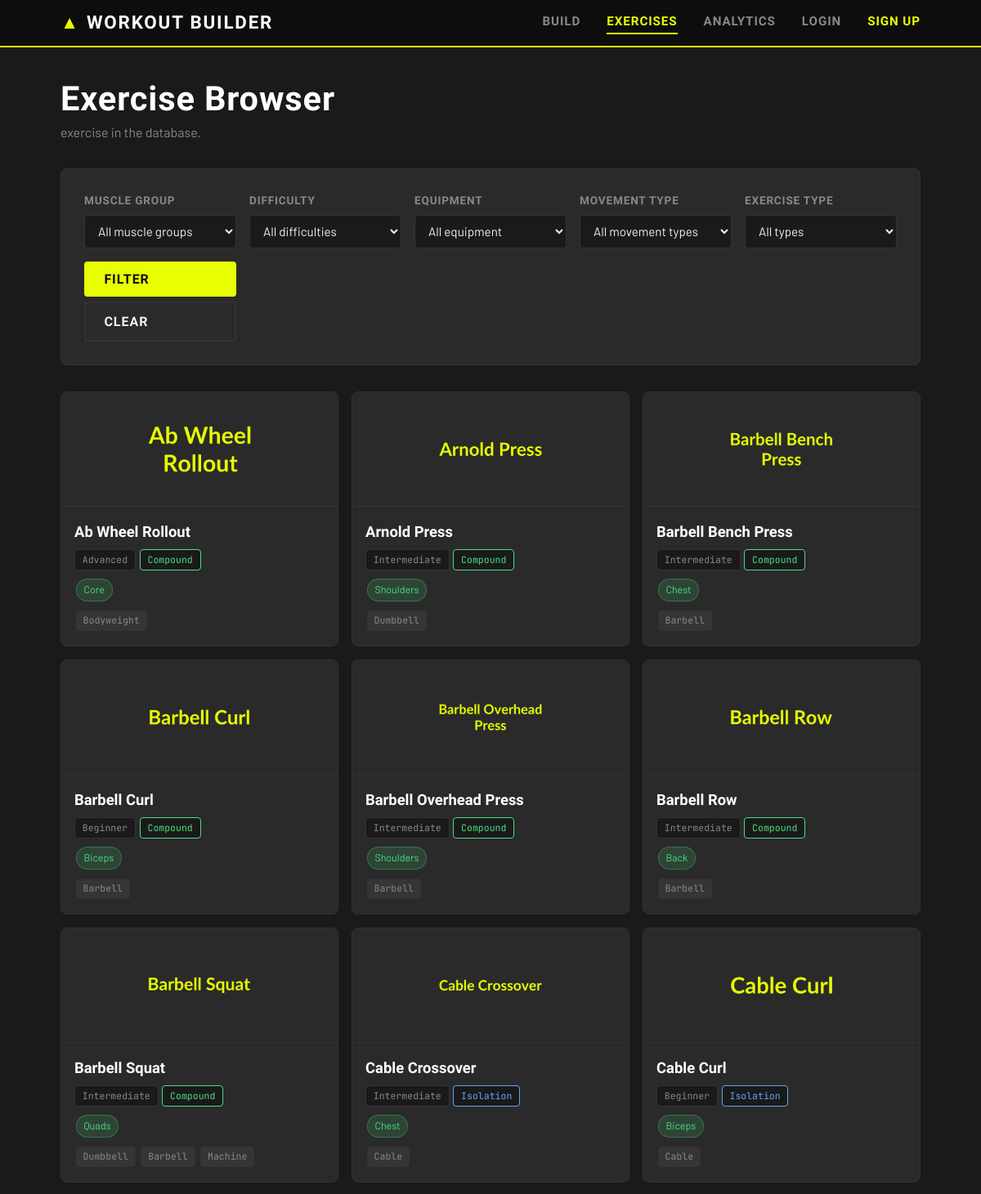
The page /exercises/ (upper part) on the database its author committed.
### workouts/models.py (models this page shows, shortened)
class MuscleGroup(models.Model):
    muscle_group_id = models.AutoField(primary_key=True)
    name            = models.CharField(max_length=100)
    region          = models.CharField(max_length=100)          # e.g. "Upper Body"
    movement_category = models.CharField(max_length=100)        # e.g. "Push", "Pull", "Legs"
    class Meta:
        ordering = ['movement_category', 'name']
    def __str__(self):
        return self.name

class DifficultyLevel(models.Model):
    difficulty_id = models.AutoField(primary_key=True)
    name          = models.CharField(max_length=50)
    order_rank    = models.PositiveSmallIntegerField()           # 1 = easiest
    class Meta:
        ordering = ['order_rank']
    def __str__(self):
        return self.name

class Equipment(models.Model):
    equipment_id = models.AutoField(primary_key=True)
    name         = models.CharField(max_length=100)
    class Meta:
        ordering = ['name']
    def __str__(self):
        return self.name

class MovementType(models.Model):
    movement_type_id = models.AutoField(primary_key=True)
    name             = models.CharField(max_length=100)
    description      = models.TextField(blank=True)
    class Meta:
        ordering = ['name']
    def __str__(self):
        return self.name

class Exercise(models.Model):
    exercise_id   = models.AutoField(primary_key=True)
    name          = models.CharField(max_length=200)
    description   = models.TextField(blank=True)
    difficulty    = models.ForeignKey(
                        DifficultyLevel,
                        on_delete=models.PROTECT,
                        related_name='exercises'
                    )
    movement_type = models.ForeignKey(
                        MovementType,
                        on_delete=models.PROTECT,
                        related_name='exercises'
                    )
    image         = models.ForeignKey(
                        ExerciseImage,
                        on_delete=models.SET_NULL,
                        null=True, blank=True,
                        related_name='exercises'
                    )
    is_compound   = models.BooleanField(default=False)
    default_sets  = models.PositiveSmallIntegerField(default=3)
    default_reps  = models.PositiveSmallIntegerField(default=10)
    instructions  = models.TextField(blank=True)
    class Meta:
        ordering = ['name']

class ExerciseImage(models.Model):
    image_id        = models.AutoField(primary_key=True)
    image_path      = models.CharField(max_length=300)          # e.g. "images/exercises/pushup.png"
    caption         = models.CharField(max_length=200, blank=True)
    style_type      = models.CharField(max_length=100, blank=True)    # e.g. "anatomical_bw_red"
    highlight_notes = models.TextField(blank=True)

class ExerciseMuscleGroup(models.Model):
    class Role(models.TextChoices):
        PRIMARY    = 'primary',    'Primary'
        SECONDARY  = 'secondary',  'Secondary'
        STABILIZER = 'stabilizer', 'Stabilizer'
    exercise     = models.ForeignKey(
                       Exercise,
                       on_delete=models.CASCADE,
                       related_name='exercise_muscle_groups'
                   )
    muscle_group = models.ForeignKey(
                       MuscleGroup,
                       on_delete=models.CASCADE,
                       related_name='exercise_muscle_groups'
                   )
    role         = models.CharField(
                       max_length=20,
                       choices=Role.choices,
                       default=Role.PRIMARY
                   )
    class Meta:
        constraints = [
            models.UniqueConstraint(
                fields=['exercise', 'muscle_group', 'role'],
                name='unique_exercise_muscle_role'
            )
        ]

class ExerciseEquipment(models.Model):
    exercise  = models.ForeignKey(
                    Exercise,
                    on_delete=models.CASCADE,
                    related_name='exercise_equipment'
                )
    equipment = models.ForeignKey(
                    Equipment,
                    on_delete=models.CASCADE,
                    related_name='exercise_equipment'
                )
    class Meta:
        constraints = [
            models.UniqueConstraint(
                fields=['exercise', 'equipment'],
                name='unique_exercise_equipment'
            )
        ]

### workouts/views.py (the view, shortened to what this page needs)
# urls.py: path("exercises/", views.exercise_list, name="exercise_list"),
def exercise_list(request):
    form = ExerciseFilterForm(request.GET or None)
    exercises = Exercise.objects.all()
    exercises = exercises.distinct()
    return render(
        request,
        "workouts/exercise_list.html",
        {"form": form, "exercises": exercises},
    )

### workouts/forms.py (shortened to what this page needs)
class ExerciseFilterForm(forms.Form):
    muscle_group = forms.ModelChoiceField(
        queryset=MuscleGroup.objects.all(),
        required=False,
        empty_label='All muscle groups',
        label='Muscle Group',
    )
    difficulty = forms.ModelChoiceField(
        queryset=DifficultyLevel.objects.all().order_by('order_rank'),
        required=False,
        empty_label='All difficulties',
        label='Difficulty',
    )
    equipment = forms.ModelChoiceField(
        queryset=Equipment.objects.all(),
        required=False,
        empty_label='All equipment',
        label='Equipment',
    )
    movement_type = forms.ModelChoiceField(
        queryset=MovementType.objects.all(),
        required=False,
        empty_label='All movement types',
        label='Movement Type',
    )
    IS_COMPOUND_CHOICES = [
        ('', 'All types'),
        ('true', 'Compound only'),
        ('false', 'Isolation only'),
    ]
    is_compound = forms.ChoiceField(
        choices=IS_COMPOUND_CHOICES,
        required=False,
        label='Exercise Type',
    )

### workouts/templates/workouts/exercise_list.html (shortened to what this page needs)
{% extends "workouts/base.html" %}
{% load static %}
{% block content %}
<div class="page-header">
  <h1>Exercise Browser</h1>
  <p class="page-subtitle">{{ total }} exercise{{ total|pluralize }} in the database.</p>
</div>
<div class="card filter-card">
  <form method="get" class="filter-form">
    <div class="filter-grid">
      <div class="form-group">
        <label>{{ form.muscle_group.label }}</label>
        {{ form.muscle_group }}
      </div>
      <div class="form-group">
        <label>{{ form.difficulty.label }}</label>
        {{ form.difficulty }}
      </div>
      <div class="form-group">
        <label>{{ form.equipment.label }}</label>
        {{ form.equipment }}
      </div>
      <div class="form-group">
        <label>{{ form.movement_type.label }}</label>
        {{ form.movement_type }}
      </div>
      <div class="form-group">
        <label>{{ form.is_compound.label }}</label>
        {{ form.is_compound }}
      </div>
      <div class="form-group form-group--actions">
        <button type="submit" class="btn btn-primary">Filter</button>
        <a href="{% url 'exercise_list' %}" class="btn btn-secondary">Clear</a>
      </div>
    </div>
  </form>
</div>
{% if exercises %}
  <div class="exercise-grid">
    {% for exercise in exercises %}
      <a href="{% url 'exercise_detail' exercise.pk %}" class="exercise-card">
        <div class="exercise-card__media">
          {% if exercise.image %}
            <img src="{% static exercise.image.image_path %}"
                 alt="{{ exercise.name }}"
                 onerror="this.style.display='none'">
          {% else %}
            <div class="exercise-card__placeholder">{{ exercise.name|first }}</div>
          {% endif %}
        </div>
        <div class="exercise-card__body">
          <h3 class="exercise-card__name">{{ exercise.name }}</h3>
          <div class="exercise-card__meta">
            <span class="tag">{{ exercise.difficulty }}</span>
            {% if exercise.is_compound %}
              <span class="tag tag--compound">Compound</span>
            {% else %}
              <span class="tag tag--isolation">Isolation</span>
            {% endif %}
          </div>
          <p class="exercise-card__muscles">
            {% for link in exercise.exercise_muscle_groups.all %}
              {% if link.role == 'primary' %}
                <span class="muscle-badge muscle-badge--primary">{{ link.muscle_group }}</span>
              {% endif %}
            {% endfor %}
          </p>
          <p class="exercise-card__equipment">
            {% for eq_link in exercise.exercise_equipment.all %}
              <span class="equip-badge">{{ eq_link.equipment }}</span>
            {% endfor %}
          </p>
        </div>
      </a>
    {% endfor %}
  </div>
{% else %}
  <div class="empty-state">
    <p>No exercises match your filters.</p>
    <a href="{% url 'exercise_list' %}" class="btn btn-secondary">Clear Filters</a>
  </div>
{% endif %}
{% endblock %}

### workouts/templates/workouts/base.html (shortened to what this page needs)
{% load static %}
<!DOCTYPE html>
<html lang="en">
<head>
  <link rel="stylesheet" href="{% static 'css/styles.css' %}">
</head>
<body>
  <header class="site-header">
    <div class="container header-inner">
      <a href="{% url 'home' %}" class="logo">
        <span class="logo-icon">▲</span> WORKOUT BUILDER
      </a>
      <nav class="site-nav">
        <a href="{% url 'home' %}"          {% if request.resolver_match.url_name == 'home' %}class="active"{% endif %}>Build</a>
        <a href="{% url 'exercise_list' %}" {% if request.resolver_match.url_name == 'exercise_list' %}class="active"{% endif %}>Exercises</a>
        <a href="{% url 'analytics' %}"     {% if request.resolver_match.url_name == 'analytics' %}class="active"{% endif %}>Analytics</a>
        {% if user.is_authenticated %}
          <a href="{% url 'dashboard' %}"   {% if 'dashboard' in request.resolver_match.url_name %}class="active"{% endif %} style="color: var(--accent);">{{ user.first_name|default:"Dashboard" }}</a>
          <a href="{% url 'logout' %}">Logout</a>
        {% else %}
          <a href="{% url 'login' %}">Login</a>
          <a href="{% url 'register' %}" style="color: var(--accent);">Sign Up</a>
        {% endif %}
      </nav>
    </div>
  </header>
  <main class="main-content">
    <div class="container">
      {% block content %}{% endblock %}
    </div>
  </main>
</body>
</html>

### rows shown on the page
MuscleGroup: muscle_group "All muscle groups"
DifficultyLevel: difficulty "All difficulties"
Equipment: equipment "All equipment"
MovementType: movement_type "All movement types"
Exercise: image.image_path (picture), name "Ab Wheel Rollout", difficulty "Advanced", is_compound "Compound"
ExerciseMuscleGroup: muscle_group "Core"
ExerciseEquipment: equipment "Bodyweight"
Exercise: image.image_path (picture), name "Arnold Press", difficulty "Intermediate", is_compound "Compound"
ExerciseMuscleGroup: muscle_group "Shoulders"
ExerciseEquipment: equipment "Dumbbell"
Exercise: image.image_path (picture), name "Barbell Bench Press", difficulty "Intermediate", is_compound "Compound"
ExerciseMuscleGroup: muscle_group "Chest"
ExerciseEquipment: equipment "Barbell"
Exercise: image.image_path (picture), name "Barbell Curl", difficulty "Beginner", is_compound "Compound"
ExerciseMuscleGroup: muscle_group "Biceps"
ExerciseEquipment: equipment "Barbell"
Exercise: image.image_path (picture), name "Barbell Overhead Press", difficulty "Intermediate", is_compound "Compound"
ExerciseMuscleGroup: muscle_group "Shoulders"
ExerciseEquipment: equipment "Barbell"
Exercise: image.image_path (picture), name "Barbell Row", difficulty "Intermediate", is_compound "Compound"
ExerciseMuscleGroup: muscle_group "Back"
ExerciseEquipment: equipment "Barbell"
Exercise: image.image_path (picture), name "Barbell Squat", difficulty "Intermediate", is_compound "Compound"
ExerciseMuscleGroup: muscle_group "Quads"
ExerciseEquipment: equipment "Dumbbell"
ExerciseEquipment: equipment "Barbell"
ExerciseEquipment: equipment "Machine"
Exercise: image.image_path (picture), name "Cable Crossover", difficulty "Intermediate", is_compound "Isolation"
ExerciseMuscleGroup: muscle_group "Chest"
ExerciseEquipment: equipment "Cable"
Exercise: image.image_path (picture), name "Cable Curl", difficulty "Beginner", is_compound "Isolation"
ExerciseMuscleGroup: muscle_group "Biceps"
ExerciseEquipment: equipment "Cable"
